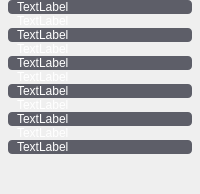
        <widget class="QWidget" name="page_3">
         <property name="styleSheet">
          <string notr="true">#page_3{background-color: rgba(255, 255, 255, 0);}
</string>
         </property>
         <layout class="QVBoxLayout" name="verticalLayout_3" stretch="18,18,18,18,18,18,18,18,18,18,18,255">
          <property name="spacing">
           <number>0</number>
          </property>
          <property name="leftMargin">
           <number>8</number>
          </property>
          <property name="topMargin">
           <number>0</number>
          </property>
          <property name="rightMargin">
           <number>8</number>
          </property>
          <property name="bottomMargin">
           <number>0</number>
          </property>
          <item>
           <widget class="QWidget" name="widget_13" native="true">
            <property name="styleSheet">
             <string notr="true">#widget_13{background-color: rgb(93, 94, 104);border-radius:4px;}
</string>
            </property>
            <layout class="QHBoxLayout" name="horizontalLayout_31">
             <property name="spacing">
              <number>0</number>
             </property>
             <property name="leftMargin">
              <number>9</number>
             </property>
             <property name="topMargin">
              <number>0</number>
             </property>
             <property name="rightMargin">
              <number>0</number>
             </property>
             <property name="bottomMargin">
              <number>0</number>
             </property>
             <item>
              <widget class="QLabel" name="label_57">
               <property name="styleSheet">
                <string notr="true">QLabel{color: rgb(255, 255, 255);
background-color: rgba(255, 255, 255, 0);border:none;}</string>
               </property>
               <property name="text">
                <string>TextLabel</string>
               </property>
              </widget>
             </item>
             <item>
              <widget class="QLabel" name="label_58">
               <property name="styleSheet">
                <string notr="true">QLabel{color: rgb(255, 226, 96);
background-color: rgba(255, 255, 255, 0);border:none;}</string>
               </property>
               <property name="text">
                <string/>
               </property>
              </widget>
             </item>
            </layout>
           </widget>
          </item>
          <item>
           <layout class="QHBoxLayout" name="horizontalLayout_24">
            <property name="spacing">
             <number>0</number>
            </property>
            <property name="leftMargin">
             <number>9</number>
            </property>
            <item>
             <widget class="QLabel" name="label_43">
              <property name="styleSheet">
               <string notr="true">QLabel{color: rgb(255, 255, 255);
background-color: rgba(255, 255, 255, 0);border:none;}</string>
              </property>
              <property name="text">
               <string>TextLabel</string>
              </property>
             </widget>
            </item>
            <item>
             <widget class="QLabel" name="label_44">
              <property name="styleSheet">
               <string notr="true">QLabel{color: rgb(255, 226, 96);
background-color: rgba(255, 255, 255, 0);border:none;}</string>
              </property>
              <property name="text">
               <string/>
              </property>
             </widget>
            </item>
           </layout>
          </item>
          <item>
           <widget class="QWidget" name="widget_14" native="true">
            <property name="styleSheet">
             <string notr="true">#widget_14{background-color: rgb(93, 94, 104);border-radius:4px;}
</string>
            </property>
            <layout class="QHBoxLayout" name="horizontalLayout_28">
             <property name="spacing">
              <number>0</number>
             </property>
             <property name="leftMargin">
              <number>9</number>
             </property>
             <property name="topMargin">
              <number>0</number>
             </property>
             <property name="rightMargin">
              <number>0</number>
             </property>
             <property name="bottomMargin">
              <number>0</number>
             </property>
             <item>
              <widget class="QLabel" name="label_51">
               <property name="styleSheet">
                <string notr="true">QLabel{color: rgb(255, 255, 255);
background-color: rgba(255, 255, 255, 0);border:none;}</string>
               </property>
               <property name="text">
                <string>TextLabel</string>
               </property>
              </widget>
             </item>
             <item>
              <widget class="QLabel" name="label_52">
               <property name="styleSheet">
                <string notr="true">QLabel{color: rgb(255, 226, 96);
background-color: rgba(255, 255, 255, 0);border:none;}</string>
               </property>
               <property name="text">
                <string/>
               </property>
              </widget>
             </item>
            </layout>
           </widget>
          </item>
          <item>
           <layout class="QHBoxLayout" name="horizontalLayout_32">
            <property name="spacing">
             <number>0</number>
            </property>
            <property name="leftMargin">
             <number>9</number>
            </property>
            <item>
             <widget class="QLabel" name="label_59">
              <property name="styleSheet">
               <string notr="true">QLabel{color: rgb(255, 255, 255);
background-color: rgba(255, 255, 255, 0);border:none;}</string>
              </property>
              <property name="text">
               <string>TextLabel</string>
              </property>
             </widget>
            </item>
            <item>
             <widget class="QLabel" name="label_60">
              <property name="styleSheet">
               <string notr="true">QLabel{color: rgb(255, 226, 96);
background-color: rgba(255, 255, 255, 0);border:none;}</string>
              </property>
              <property name="text">
               <string/>
              </property>
             </widget>
            </item>
           </layout>
          </item>
          <item>
           <widget class="QWidget" name="widget_15" native="true">
            <property name="styleSheet">
             <string notr="true">#widget_15{background-color: rgb(93, 94, 104);border-radius:4px;}
</string>
            </property>
            <layout class="QHBoxLayout" name="horizontalLayout_25">
             <property name="spacing">
              <number>0</number>
             </property>
             <property name="leftMargin">
              <number>9</number>
             </property>
             <property name="topMargin">
              <number>0</number>
             </property>
             <property name="rightMargin">
              <number>0</number>
             </property>
             <property name="bottomMargin">
              <number>0</number>
             </property>
             <item>
              <widget class="QLabel" name="label_45">
               <property name="styleSheet">
                <string notr="true">QLabel{color: rgb(255, 255, 255);
background-color: rgba(255, 255, 255, 0);border:none;}</string>
               </property>
               <property name="text">
                <string>TextLabel</string>
               </property>
              </widget>
             </item>
             <item>
              <widget class="QLabel" name="label_46">
               <property name="styleSheet">
                <string notr="true">QLabel{color: rgb(255, 226, 96);
background-color: rgba(255, 255, 255, 0);border:none;}</string>
               </property>
               <property name="text">
                <string/>
               </property>
              </widget>
             </item>
            </layout>
           </widget>
          </item>
          <item>
           <layout class="QHBoxLayout" name="horizontalLayout_29">
            <property name="spacing">
             <number>0</number>
            </property>
            <property name="leftMargin">
             <number>9</number>
            </property>
            <item>
             <widget class="QLabel" name="label_53">
              <property name="styleSheet">
               <string notr="true">QLabel{color: rgb(255, 255, 255);
background-color: rgba(255, 255, 255, 0);border:none;}</string>
              </property>
              <property name="text">
               <string>TextLabel</string>
              </property>
             </widget>
            </item>
            <item>
             <widget class="QLabel" name="label_54">
              <property name="styleSheet">
               <string notr="true">QLabel{color: rgb(255, 226, 96);
background-color: rgba(255, 255, 255, 0);border:none;}</string>
              </property>
              <property name="text">
               <string/>
              </property>
             </widget>
            </item>
           </layout>
          </item>
          <item>
           <widget class="QWidget" name="widget_16" native="true">
            <property name="styleSheet">
             <string notr="true">#widget_16{background-color: rgb(93, 94, 104);border-radius:4px;}
</string>
            </property>
            <layout class="QHBoxLayout" name="horizontalLayout_30">
             <property name="spacing">
              <number>0</number>
             </property>
             <property name="leftMargin">
              <number>9</number>
             </property>
             <property name="topMargin">
              <number>0</number>
             </property>
             <property name="rightMargin">
              <number>0</number>
             </property>
             <property name="bottomMargin">
              <number>0</number>
             </property>
             <item>
              <widget class="QLabel" name="label_55">
               <property name="styleSheet">
                <string notr="true">QLabel{color: rgb(255, 255, 255);
background-color: rgba(255, 255, 255, 0);border:none;}</string>
               </property>
               <property name="text">
                <string>TextLabel</string>
               </property>
              </widget>
             </item>
             <item>
              <widget class="QLabel" name="label_56">
               <property name="styleSheet">
                <string notr="true">QLabel{color: rgb(255, 226, 96);
background-color: rgba(255, 255, 255, 0);border:none;}</string>
               </property>
               <property name="text">
                <string/>
               </property>
              </widget>
             </item>
            </layout>
           </widget>
          </item>
          <item>
           <layout class="QHBoxLayout" name="horizontalLayout_27">
            <property name="spacing">
             <number>0</number>
            </property>
            <property name="leftMargin">
             <number>9</number>
            </property>
            <item>
             <widget class="QLabel" name="label_49">
              <property name="styleSheet">
               <string notr="true">QLabel{color: rgb(255, 255, 255);
background-color: rgba(255, 255, 255, 0);border:none;}</string>
              </property>
              <property name="text">
               <string>TextLabel</string>
              </property>
             </widget>
            </item>
            <item>
             <widget class="QLabel" name="label_50">
              <property name="styleSheet">
               <string notr="true">QLabel{color: rgb(255, 226, 96);
background-color: rgba(255, 255, 255, 0);border:none;}</string>
              </property>
              <property name="text">
               <string/>
              </property>
             </widget>
            </item>
           </layout>
          </item>
          <item>
           <widget class="QWidget" name="widget_17" native="true">
            <property name="styleSheet">
             <string notr="true">#widget_17{background-color: rgb(93, 94, 104);border-radius:4px;}
</string>
            </property>
            <layout class="QHBoxLayout" name="horizontalLayout_33">
             <property name="spacing">
              <number>0</number>
             </property>
             <property name="leftMargin">
              <number>9</number>
             </property>
             <property name="topMargin">
              <number>0</number>
             </property>
             <property name="rightMargin">
              <number>0</number>
             </property>
             <property name="bottomMargin">
              <number>0</number>
             </property>
             <item>
              <widget class="QLabel" name="label_61">
               <property name="styleSheet">
                <string notr="true">QLabel{color: rgb(255, 255, 255);
background-color: rgba(255, 255, 255, 0);border:none;}</string>
               </property>
               <property name="text">
                <string>TextLabel</string>
               </property>
              </widget>
             </item>
             <item>
              <widget class="QLabel" name="label_62">
               <property name="styleSheet">
                <string notr="true">QLabel{color: rgb(255, 226, 96);
background-color: rgba(255, 255, 255, 0);border:none;}</string>
               </property>
               <property name="text">
                <string/>
               </property>
              </widget>
             </item>
            </layout>
           </widget>
          </item>
          <item>
           <layout class="QHBoxLayout" name="horizontalLayout_26">
            <property name="spacing">
             <number>0</number>
            </property>
            <property name="leftMargin">
             <number>9</number>
            </property>
            <item>
             <widget class="QLabel" name="label_47">
              <property name="styleSheet">
               <string notr="true">QLabel{color: rgb(255, 255, 255);
background-color: rgba(255, 255, 255, 0);border:none;}</string>
              </property>
              <property name="text">
               <string>TextLabel</string>
              </property>
             </widget>
            </item>
            <item>
             <widget class="QLabel" name="label_48">
              <property name="styleSheet">
               <string notr="true">QLabel{color: rgb(255, 226, 96);
background-color: rgba(255, 255, 255, 0);border:none;}</string>
              </property>
              <property name="text">
               <string/>
              </property>
             </widget>
            </item>
           </layout>
          </item>
          <item>
           <widget class="QWidget" name="widget_18" native="true">
            <property name="styleSheet">
             <string notr="true">#widget_18{background-color: rgb(93, 94, 104);border-radius:4px;}
</string>
            </property>
            <layout class="QHBoxLayout" name="horizontalLayout_44">
             <property name="spacing">
              <number>0</number>
             </property>
             <property name="leftMargin">
              <number>9</number>
             </property>
             <property name="topMargin">
              <number>0</number>
             </property>
             <property name="rightMargin">
              <number>0</number>
             </property>
             <property name="bottomMargin">
              <number>0</number>
             </property>
             <item>
              <widget class="QLabel" name="label_84">
               <property name="styleSheet">
                <string notr="true">QLabel{color: rgb(255, 255, 255);
background-color: rgba(255, 255, 255, 0);border:none;}</string>
               </property>
               <property name="text">
                <string>TextLabel</string>
               </property>
              </widget>
             </item>
             <item>
              <widget class="QLabel" name="label_83">
               <property name="styleSheet">
                <string notr="true">QLabel{color: rgb(255, 226, 96);
background-color: rgba(255, 255, 255, 0);border:none;}</string>
               </property>
               <property name="text">
                <string/>
               </property>
              </widget>
             </item>
            </layout>
           </widget>
          </item>
          <item>
           <spacer name="verticalSpacer_3">
            <property name="orientation">
             <enum>Qt::Vertical</enum>
            </property>
            <property name="sizeHint" stdset="0">
             <size>
              <width>20</width>
              <height>40</height>
             </size>
            </property>
           </spacer>
          </item>
         </layout>
        </widget>
